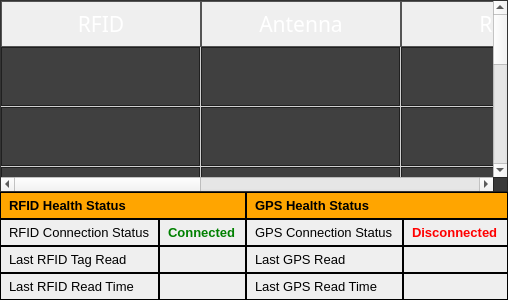
      <widget class="QWidget" name="rfid_tab">
       <attribute name="title">
        <string>RFID</string>
       </attribute>
       <layout class="QVBoxLayout" name="verticalLayout">
        <property name="spacing">
         <number>0</number>
        </property>
        <property name="leftMargin">
         <number>0</number>
        </property>
        <property name="topMargin">
         <number>0</number>
        </property>
        <property name="rightMargin">
         <number>0</number>
        </property>
        <property name="bottomMargin">
         <number>0</number>
        </property>
        <item>
         <widget class="QWidget" name="widget_45" native="true">
          <property name="autoFillBackground">
           <bool>false</bool>
          </property>
          <property name="styleSheet">
           <string notr="true">QWidget {
	background-image: url(:/img/back_image1.jpg);
}</string>
          </property>
          <layout class="QVBoxLayout" name="verticalLayout_30">
           <property name="spacing">
            <number>0</number>
           </property>
           <property name="leftMargin">
            <number>0</number>
           </property>
           <property name="topMargin">
            <number>0</number>
           </property>
           <property name="rightMargin">
            <number>0</number>
           </property>
           <property name="bottomMargin">
            <number>0</number>
           </property>
           <item>
            <widget class="QTableWidget" name="tableWidget">
             <property name="font">
              <font>
               <pointsize>14</pointsize>
               <weight>50</weight>
               <italic>false</italic>
               <bold>false</bold>
              </font>
             </property>
             <property name="styleSheet">
              <string notr="true">QTableWidget {  
  	 background-color: rgba(40, 40, 40, 180); 
    gridline-color: #d1d1d1;  
    font: 14pt;
}  
QHeaderView::section {  
    background-color: qlineargradient(spread:pad, x1:0, y1:0, x2:0, y2:1,   
                                      stop:0 #777777, stop:1 #000000);
    color: white;  
    padding: 5px;
	font: 16pt bold;
    border: 1px solid #555;  
}  
QTableWidget::item {
	background-color: rgba(40, 40, 40, 150);  
	color: white;
    border: 1px solid #202020;
 	padding: 5px  
}  
/*QTableWidget::item:selected {  
    background-color: #336699;  
     
} */</string>
             </property>
             <property name="selectionMode">
              <enum>QAbstractItemView::NoSelection</enum>
             </property>
             <property name="textElideMode">
              <enum>Qt::ElideLeft</enum>
             </property>
             <property name="rowCount">
              <number>6</number>
             </property>
             <attribute name="horizontalHeaderVisible">
              <bool>true</bool>
             </attribute>
             <attribute name="horizontalHeaderDefaultSectionSize">
              <number>200</number>
             </attribute>
             <attribute name="horizontalHeaderHighlightSections">
              <bool>true</bool>
             </attribute>
             <attribute name="horizontalHeaderMinimumSectionSize">
              <number>100</number>
             </attribute>
             <attribute name="verticalHeaderVisible">
              <bool>false</bool>
             </attribute>
             <attribute name="verticalHeaderDefaultSectionSize">
              <number>60</number>
             </attribute>
             <row>
              <property name="text">
               <string>New Row</string>
              </property>
             </row>
             <row>
              <property name="text">
               <string>1</string>
              </property>
             </row>
             <row>
              <property name="text">
               <string>2</string>
              </property>
             </row>
             <row>
              <property name="text">
               <string>3</string>
              </property>
             </row>
             <row>
              <property name="text">
               <string>4</string>
              </property>
             </row>
             <row>
              <property name="text">
               <string>5</string>
              </property>
             </row>
             <column>
              <property name="text">
               <string>RFID</string>
              </property>
              <property name="font">
               <font>
                <pointsize>8</pointsize>
                <weight>50</weight>
                <bold>false</bold>
               </font>
              </property>
             </column>
             <column>
              <property name="text">
               <string>Antenna</string>
              </property>
             </column>
             <column>
              <property name="text">
               <string>RSSI</string>
              </property>
             </column>
             <column>
              <property name="text">
               <string>Location</string>
              </property>
             </column>
             <column>
              <property name="text">
               <string>Last Updated</string>
              </property>
             </column>
             <item row="0" column="0">
              <property name="text">
               <string/>
              </property>
             </item>
             <item row="0" column="3">
              <property name="text">
               <string/>
              </property>
             </item>
             <item row="0" column="4">
              <property name="text">
               <string/>
              </property>
             </item>
             <item row="1" column="0">
              <property name="text">
               <string/>
              </property>
             </item>
            </widget>
           </item>
          </layout>
         </widget>
        </item>
        <item>
         <layout class="QGridLayout" name="gridLayout">
          <property name="spacing">
           <number>0</number>
          </property>
          <item row="0" column="0">
           <widget class="QWidget" name="widget" native="true">
            <property name="styleSheet">
             <string notr="true">font-size: 10pt;</string>
            </property>
            <layout class="QVBoxLayout" name="verticalLayout_2">
             <property name="spacing">
              <number>0</number>
             </property>
             <property name="leftMargin">
              <number>0</number>
             </property>
             <property name="topMargin">
              <number>0</number>
             </property>
             <property name="rightMargin">
              <number>0</number>
             </property>
             <property name="bottomMargin">
              <number>0</number>
             </property>
             <item>
              <widget class="QLabel" name="label">
               <property name="font">
                <font>
                 <pointsize>10</pointsize>
                 <weight>75</weight>
                 <bold>true</bold>
                </font>
               </property>
               <property name="styleSheet">
                <string notr="true">background-color: orange; 
padding: 5px;
border: 1px solid black;</string>
               </property>
               <property name="text">
                <string>RFID Health Status</string>
               </property>
              </widget>
             </item>
             <item>
              <layout class="QGridLayout" name="gridLayout_2">
               <property name="spacing">
                <number>0</number>
               </property>
               <item row="1" column="1">
                <widget class="QLabel" name="last_rfid_read">
                 <property name="styleSheet">
                  <string notr="true">padding: 5px;
border: 1px solid black;</string>
                 </property>
                 <property name="text">
                  <string/>
                 </property>
                </widget>
               </item>
               <item row="0" column="0">
                <widget class="QLabel" name="label_2">
                 <property name="sizePolicy">
                  <sizepolicy hsizetype="Maximum" vsizetype="Preferred">
                   <horstretch>0</horstretch>
                   <verstretch>0</verstretch>
                  </sizepolicy>
                 </property>
                 <property name="styleSheet">
                  <string notr="true">padding: 5px;
border: 1px solid black;</string>
                 </property>
                 <property name="text">
                  <string>RFID Connection Status</string>
                 </property>
                </widget>
               </item>
               <item row="0" column="1">
                <widget class="QLabel" name="rfid_connection_status">
                 <property name="font">
                  <font>
                   <pointsize>10</pointsize>
                   <weight>75</weight>
                   <bold>true</bold>
                  </font>
                 </property>
                 <property name="styleSheet">
                  <string notr="true">padding: 5px;
border: 1px solid black;
color: green;</string>
                 </property>
                 <property name="text">
                  <string>Connected</string>
                 </property>
                </widget>
               </item>
               <item row="1" column="0">
                <widget class="QLabel" name="label_4">
                 <property name="styleSheet">
                  <string notr="true">padding: 5px;
border: 1px solid black;</string>
                 </property>
                 <property name="text">
                  <string>Last RFID Tag Read</string>
                 </property>
                </widget>
               </item>
               <item row="2" column="0">
                <widget class="QLabel" name="label_6">
                 <property name="styleSheet">
                  <string notr="true">padding: 5px;
border: 1px solid black;</string>
                 </property>
                 <property name="text">
                  <string>Last RFID Read Time</string>
                 </property>
                </widget>
               </item>
               <item row="2" column="1">
                <widget class="QLabel" name="last_rfid_time">
                 <property name="styleSheet">
                  <string notr="true">padding: 5px;
border: 1px solid black;</string>
                 </property>
                 <property name="text">
                  <string/>
                 </property>
                </widget>
               </item>
              </layout>
             </item>
            </layout>
           </widget>
          </item>
          <item row="0" column="1">
           <widget class="QWidget" name="widget_2" native="true">
            <property name="styleSheet">
             <string notr="true">font-size: 10pt;</string>
            </property>
            <layout class="QVBoxLayout" name="verticalLayout_3">
             <property name="spacing">
              <number>0</number>
             </property>
             <property name="leftMargin">
              <number>0</number>
             </property>
             <property name="topMargin">
              <number>0</number>
             </property>
             <property name="rightMargin">
              <number>0</number>
             </property>
             <property name="bottomMargin">
              <number>0</number>
             </property>
             <item>
              <widget class="QLabel" name="label_8">
               <property name="font">
                <font>
                 <pointsize>10</pointsize>
                 <weight>75</weight>
                 <bold>true</bold>
                </font>
               </property>
               <property name="styleSheet">
                <string notr="true">background-color: orange; 
padding: 5px;
border: 1px solid black;</string>
               </property>
               <property name="text">
                <string>GPS Health Status</string>
               </property>
              </widget>
             </item>
             <item>
              <layout class="QGridLayout" name="gridLayout_3">
               <property name="spacing">
                <number>0</number>
               </property>
               <item row="1" column="1">
                <widget class="QLabel" name="last_gps_read">
                 <property name="styleSheet">
                  <string notr="true">padding: 5px;
border: 1px solid black;</string>
                 </property>
                 <property name="text">
                  <string/>
                 </property>
                </widget>
               </item>
               <item row="0" column="0">
                <widget class="QLabel" name="label_10">
                 <property name="sizePolicy">
                  <sizepolicy hsizetype="Maximum" vsizetype="Preferred">
                   <horstretch>0</horstretch>
                   <verstretch>0</verstretch>
                  </sizepolicy>
                 </property>
                 <property name="styleSheet">
                  <string notr="true">padding: 5px;
border: 1px solid black;</string>
                 </property>
                 <property name="text">
                  <string>GPS Connection Status</string>
                 </property>
                </widget>
               </item>
               <item row="0" column="1">
                <widget class="QLabel" name="gps_connection_status">
                 <property name="font">
                  <font>
                   <pointsize>10</pointsize>
                   <weight>75</weight>
                   <bold>true</bold>
                  </font>
                 </property>
                 <property name="styleSheet">
                  <string notr="true">padding: 5px;
border: 1px solid black;
color: red;</string>
                 </property>
                 <property name="text">
                  <string>Disconnected</string>
                 </property>
                </widget>
               </item>
               <item row="1" column="0">
                <widget class="QLabel" name="label_12">
                 <property name="styleSheet">
                  <string notr="true">padding: 5px;
border: 1px solid black;</string>
                 </property>
                 <property name="text">
                  <string>Last GPS Read</string>
                 </property>
                </widget>
               </item>
               <item row="2" column="0">
                <widget class="QLabel" name="label_13">
                 <property name="styleSheet">
                  <string notr="true">padding: 5px;
border: 1px solid black;</string>
                 </property>
                 <property name="text">
                  <string>Last GPS Read Time</string>
                 </property>
                </widget>
               </item>
               <item row="2" column="1">
                <widget class="QLabel" name="last_gps_time">
                 <property name="styleSheet">
                  <string notr="true">padding: 5px;
border: 1px solid black;</string>
                 </property>
                 <property name="text">
                  <string/>
                 </property>
                </widget>
               </item>
              </layout>
             </item>
            </layout>
           </widget>
          </item>
         </layout>
        </item>
       </layout>
      </widget>
